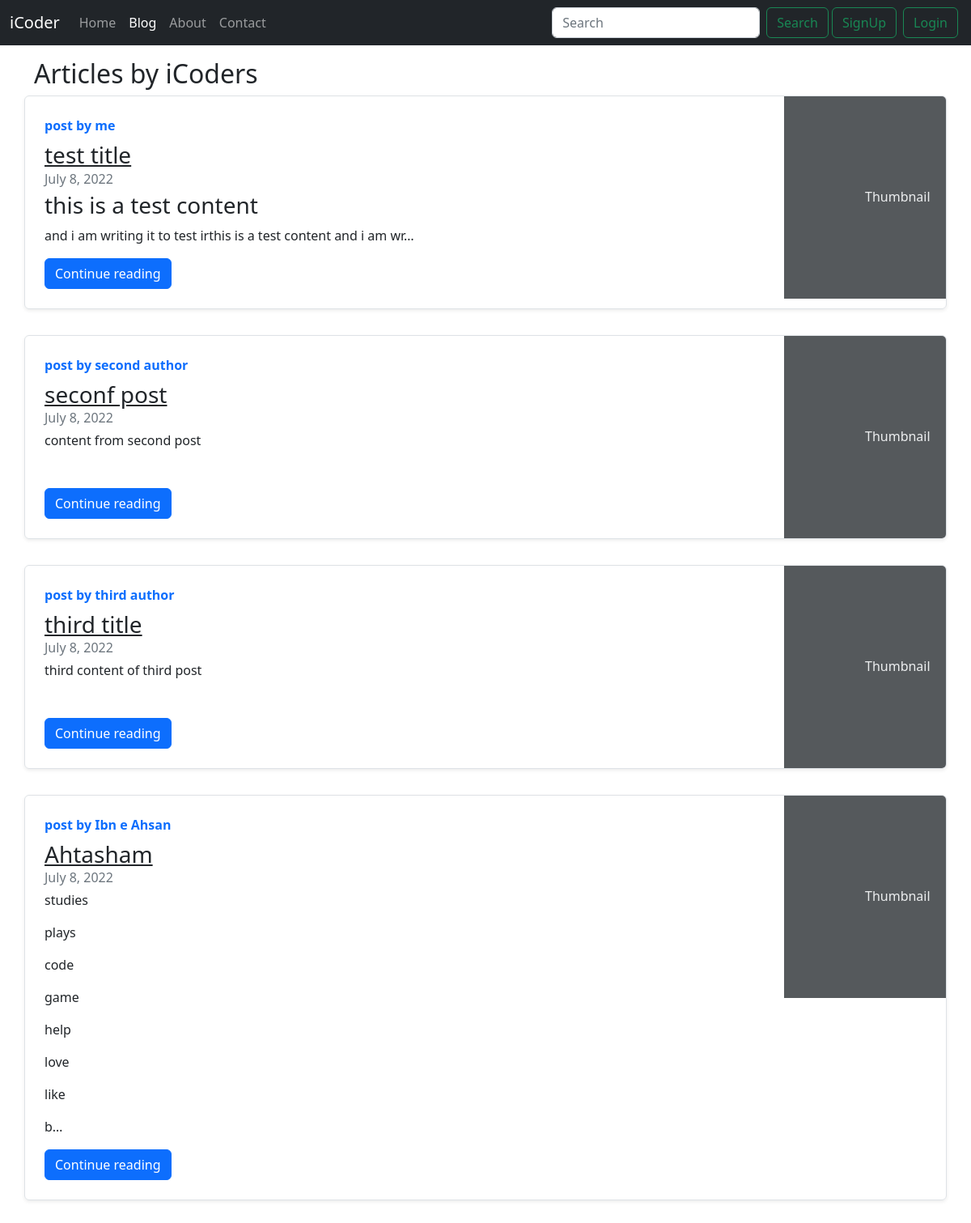
Screenshot of /blog/ with the database file from the repository.
### blog/models.py (models this page shows, shortened)
class Post(models.Model):
    sno = models.AutoField(primary_key=True)
    title = models.CharField(max_length=255)
    content = models.TextField()
    author = models.CharField(max_length=130)
    slug = models.CharField(max_length=130)
    views = models.IntegerField(default=0)
    timeStamp = models.DateField(blank=True)

### blog/views.py (the view)
# urls.py: path('', views.blogHome, name='blogHome'),
def blogHome(request):
    allPosts = Post.objects.all()
    context = {
        'allPosts': allPosts
    }
    return render(request, 'blog/blogHome.html', context)

### templates/blog/blogHome.html (shortened to what this page needs)
{% extends 'basic.html' %}
{% block blogactive %} active {% endblock blogactive %}
{% block body %}
<div class="container my-3">
    <h2>Articles by iCoders</h2>
    {% for post in allPosts  %}
    <div class="row mb-2">
        <div class="row g-0 border rounded overflow-hidden flex-md-row mb-4 shadow-sm h-md-250 position-relative">
          <div class="col p-4 d-flex flex-column position-static">
            <strong class="d-inline-block mb-2 text-primary">post by {{post.author}}</strong>
            <h3 class="mb-0"><a class="text-dark" href="/blog/{{post.slug}}">{{post.title}}</a></h3>
            <div class="mb-1 text-muted">{{post.timeStamp}}</div>
            <p class="card-text mb-auto">{{post.content|safe|truncatechars:100}}</p>
            <div>
              <a href="/blog/{{post.slug}}" role="button" class="btn btn-primary">Continue reading</a>
            </div>
          </div>
          <div class="col-auto d-none d-lg-block">
            <svg class="bd-placeholder-img" width="200" height="250" xmlns="http://www.w3.org/2000/svg" role="img" aria-label="Placeholder: Thumbnail" preserveAspectRatio="xMidYMid slice" focusable="false"><title>Placeholder</title><rect width="100%" height="100%" fill="#55595c"></rect><text x="50%" y="50%" fill="#eceeef" dy=".3em">Thumbnail</text></svg>
        </div>
      </div>
    </div>
    {% endfor %}
  </div>
{% endblock body %}

### rows the page displays
Post: author "me", title "test title", timeStamp "July 8, 2022", content "this is a test content and i am writing it to test irthis is a test content and i am wr…"
Post: author "second author", title "seconf post", timeStamp "July 8, 2022", content "content from second post"
Post: author "third author", title "third title", timeStamp "July 8, 2022", content "third content of third post"
Post: author "Ibn e Ahsan", title "Ahtasham", timeStamp "July 8, 2022", content "studies plays code game help love like b…"
